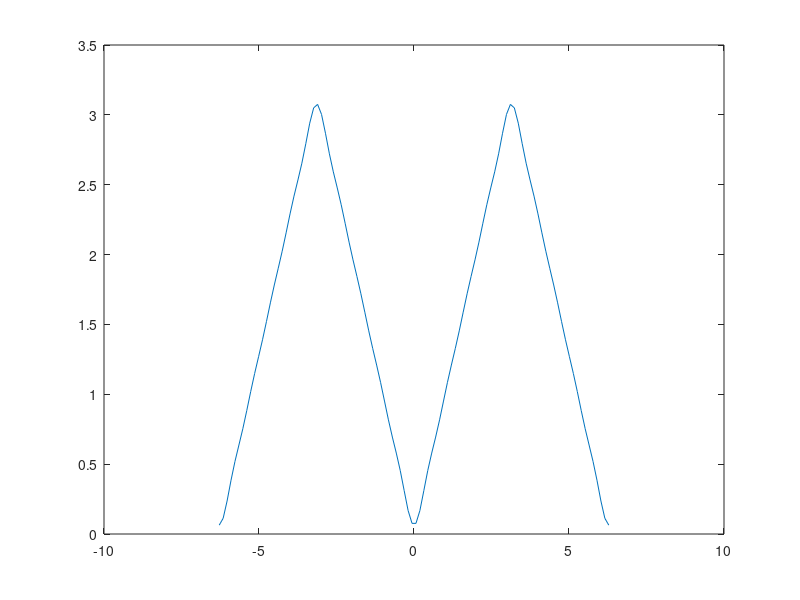

Write MATLAB code to recreate this figure.
function cosplot()
% MATLAB file example to approximate a sawtooth
% with a truncated Fourier expansion.
nterms=5;
fourbypi=4.0/pi;
np=100;
y(1:np)=pi/2.0;
x(1:np)=linspace(-2.0*pi,2*pi,np);

for k=1:nterms
 twokm=2*k-1;
 y=y-fourbypi*cos(twokm*x)/twokm^2;
end

plot(x,y)
print -dpsc matlab_test_plot.ps
quit
end